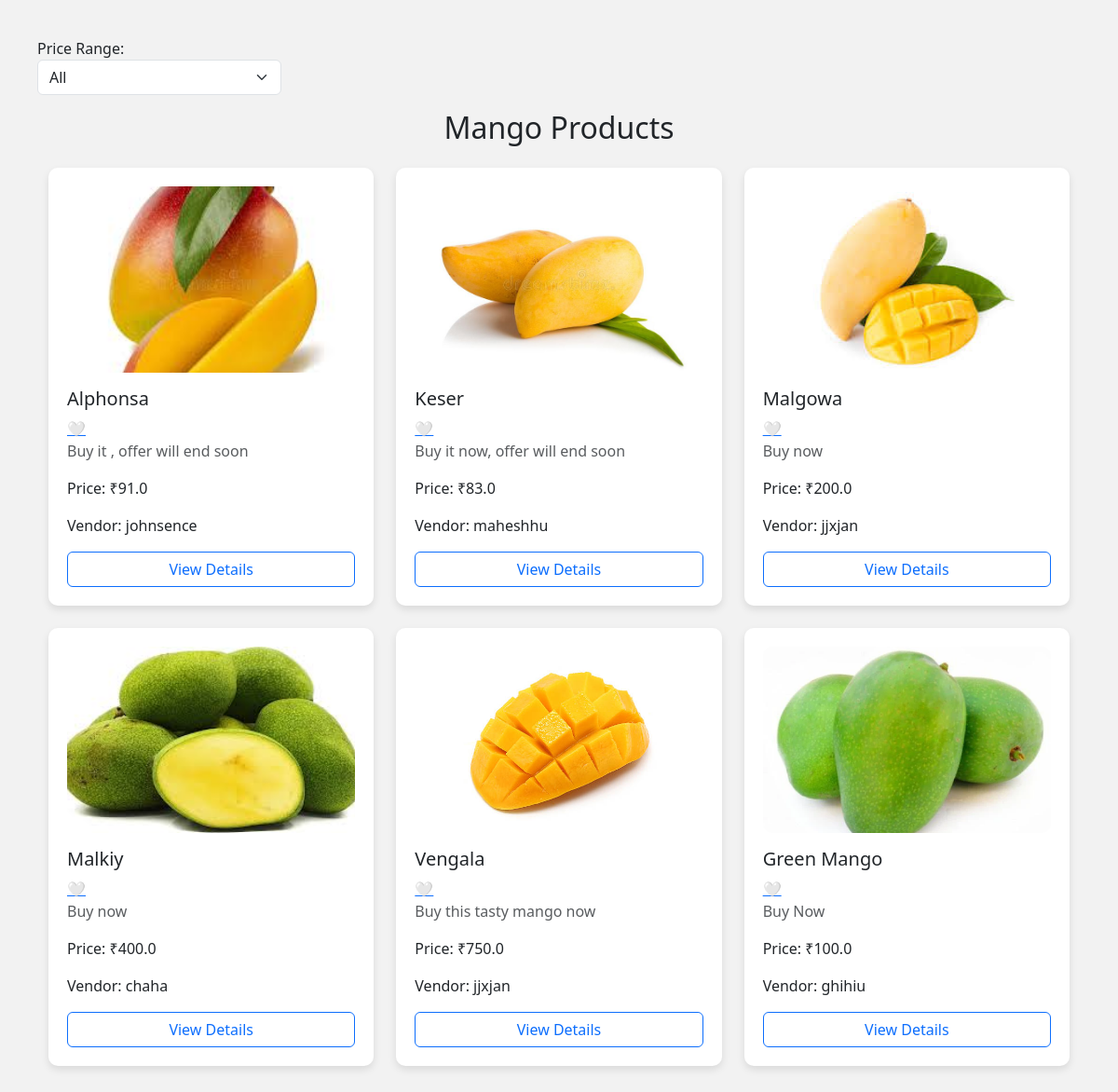
The page /collections/12/ on the database as committed earlier.
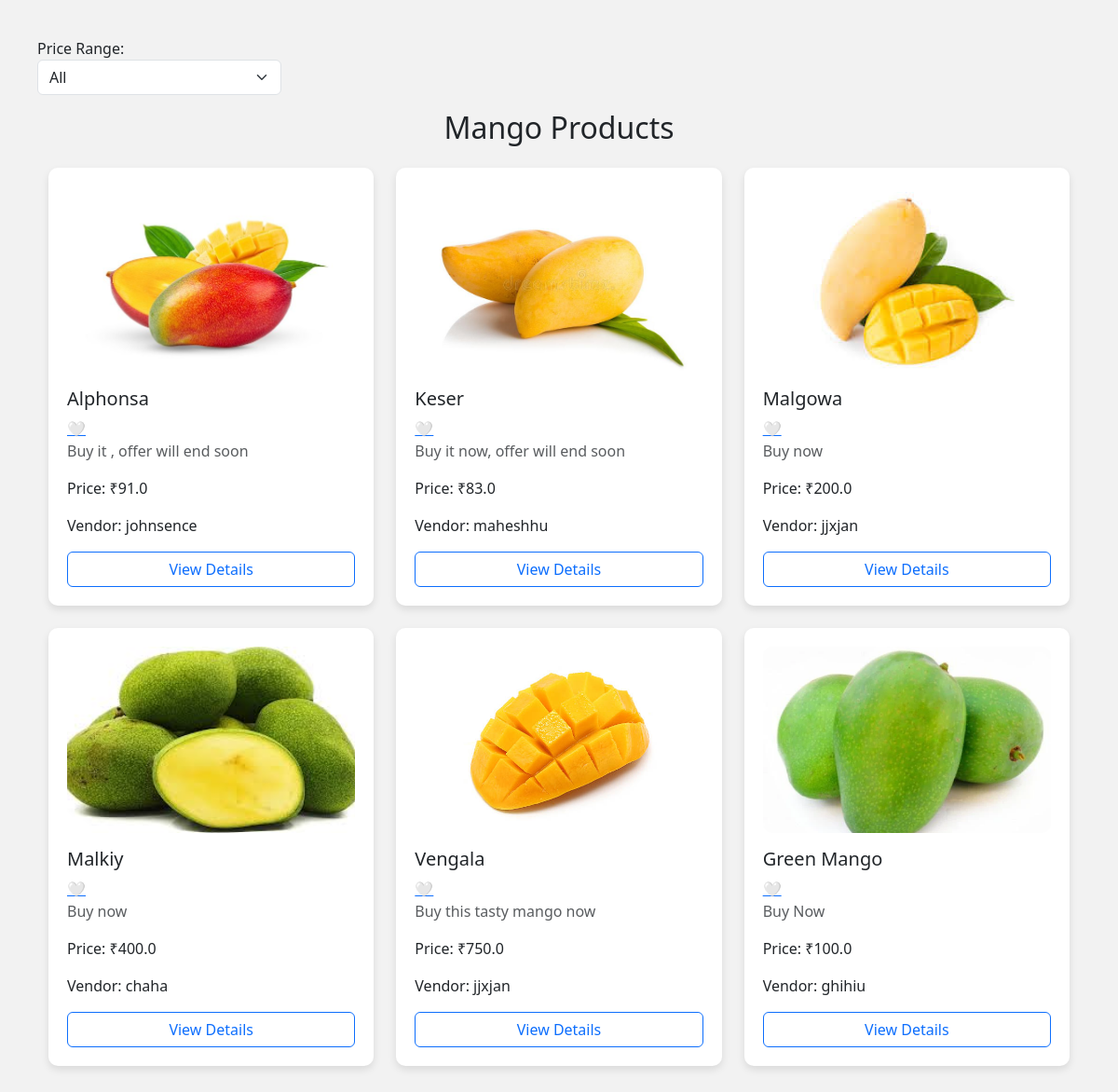
The same page on the database as committed later.
### app/models.py (models this page shows, shortened)
class Products(models.Model):
    catagory = models.ForeignKey(Catagory, on_delete=models.CASCADE)
    name = models.CharField(max_length=150)
    vendor = models.CharField(max_length=150)
    product_image = models.ImageField(upload_to=getFileName, null=True, blank=True)
    quantity = models.IntegerField()
    original_price = models.FloatField()
    selling_price = models.FloatField()
    description = models.TextField(max_length=500)
    status = models.BooleanField(default=False, help_text="0-show,1-Hidden")
    trending = models.BooleanField(default=False, help_text="0-default,1-Trending")
    created_at = models.DateTimeField(auto_now_add=True)

### app/views.py (the view)
# urls.py: path('collections/<int:cid>/', views.collection_products, name="collection_products"),
def collection_products(request, cid):
    catagory = get_object_or_404(Catagory, id=cid, status=0)
    products = Products.objects.filter(catagory=catagory, status=0)
    sort_by = request.GET.get('sort')
    if sort_by == 'low_to_high':
        products = products.order_by('selling_price')
    elif sort_by == 'high_to_low':
        products = products.order_by('-selling_price')
    price_filter = request.GET.get('price')
    if price_filter == 'below_100':
        products = products.filter(selling_price__lt=100)
    elif price_filter == '100_500':
        products = products.filter(selling_price__gte=100, selling_price__lte=500)
    elif price_filter == 'above_1000':
        products = products.filter(selling_price__gt=1000)
    wishlist = request.session.get('wishlist', [])
    context = {
        "catagory": catagory,
        "products": products,
        "wishlist": wishlist,
        "sort_by": sort_by,
        "price_filter": price_filter,
    }
    return render(request, "products_by_catagory.html", context)

### app/templates/products_by_catagory.html (shortened to what this page needs)
<!DOCTYPE html>
{% load static %}
<html lang="en">
<head>
    <link href="https://cdn.jsdelivr.net/npm/bootstrap@5.3.3/dist/css/bootstrap.min.css" rel="stylesheet">
</head>
<body>
        <form method="get" class="mb-3 row">
    <div class="col-md-3">
        <label>Price Range:</label>
        <select name="price" onchange="this.form.submit()" class="form-select">
            <option value="">All</option>
        </select>
    </div>
</form>
<div class="container">
    <h2 class="text-center mb-4">{{ catagory.name }} Products</h2>
    <div class="row">
        {% for product in products %}
        <div class="col-md-4 mb-4">
            <div class="product-card">
                <img src="{{ product.product_image.url }}" alt="{{ product.name }}" class="product-img mb-3">
                <h5>{{ product.name }}</h5>
                <a href="#" class="wishlist-btn" data-id="{{ product.id }}">
        {% if product.id in wishlist %}
            <span id="heart-{{ product.id }}" class="text-danger">❤️</span>
        {% else %}
            <span id="heart-{{ product.id }}" class="text-muted">🤍</span>
        {% endif %}
    </a>
                <p class="text-muted">{{ product.description|truncatewords:20 }}</p>
                <p>Price: ₹{{ product.selling_price }}</p>
                <p>Vendor: {{ product.vendor }}</p>
                <a href="{% url 'product_detail' product.id %}" class="btn btn-outline-primary w-100">View Details</a>
            </div>
        </div>
        {% empty %}
        <p class="text-muted text-center">No products in this category yet.</p>
        {% endfor %}
    </div>
</div>
</body>
</html>

Rows that differ between the two databases and show on the page:
changed Products "Alphonsa": product_image: a different picture
